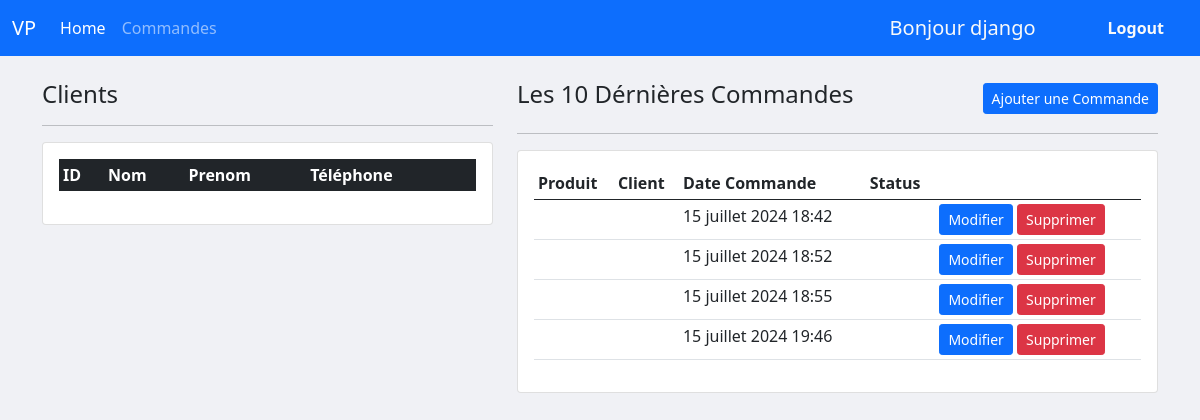
The page /commandes/ (signed in) on the database as committed earlier.
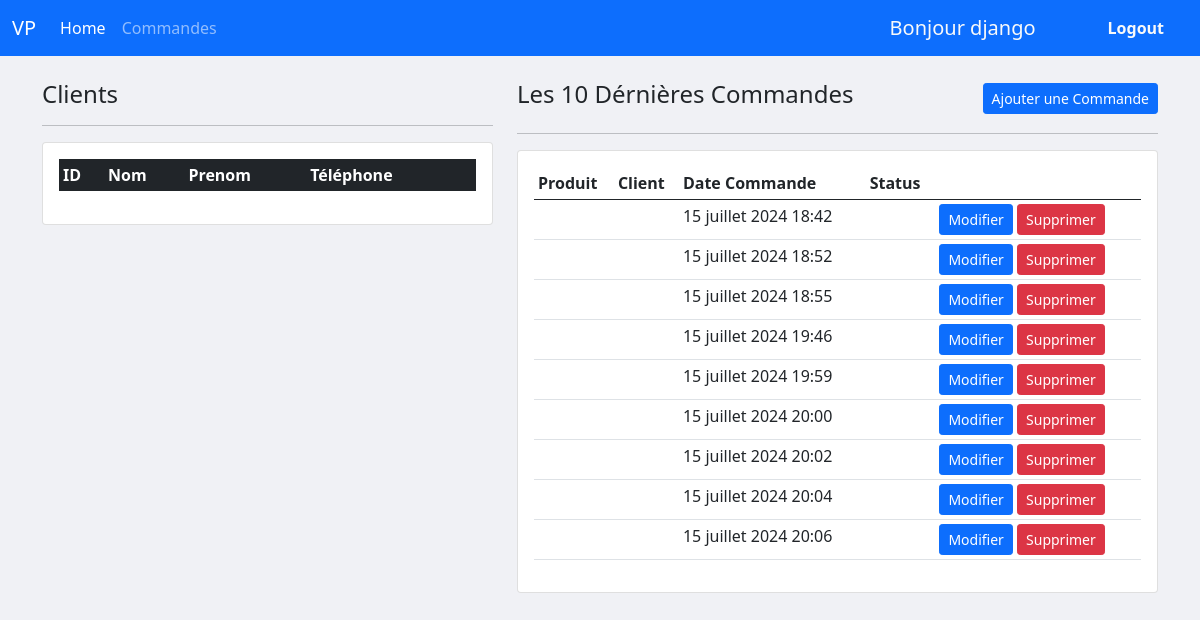
The same page on the database as committed later.
### commandes/models.py (models this page shows, shortened)
class Commande(models.Model):
    STATUS_CHOICES = (
        ('en attente', 'En attente'),
        ('traitement', 'En cours de traitement'),
        ('livré', 'Livré'),
        ('annulée', 'Annulée'),
    )
    user = models.ForeignKey(User, on_delete=models.CASCADE)
    status = models.CharField(
        max_length=100, choices=STATUS_CHOICES, default="en attente")
    date_creation = models.DateTimeField(auto_now_add=True)

### commandes/views.py (the view)
# urls.py: 2. Add a URL to urlpatterns:  path('', Home.as_view(), name='home')
@login_required(login_url='login')
def Home(request):
    commandes = Commande.objects.all()[:10]
    context = {
        'commandes': commandes,
    }
    return render(request, 'commandes/liste_commande.html', context)

### templates/commandes/liste_commande.html (shortened to what this page needs)
{% extends "layout.html" %}
{% block content %}
<div class="row">
    <div class="col-md-5">
        <h4>Clients</h4>
        <hr>
        <div class="card card-body">
            <table class="table table-sm table-hover">
                <thead class="table-dark">
                    <tr>
                        <th>ID</th>
                        <th>Nom</th>
                        <th>Prenom</th>
                        <th>Téléphone</th>
                        <th></th>
                    </tr>
                </thead>
            </table>
        </div>
    </div>
    <div class="col-md-7">
        <div class="d-flex justify-content-between align-items-center">
            <h4>Les 10 Dérnières Commandes</h4>
            <a href="#" class="btn btn-primary btn-sm" data-bs-toggle="offcanvas" data-bs-target="#offcanvasRight"
                aria-controls="offcanvasRight">Ajouter une Commande</a>
        </div>
        <hr>
        <div class="card card-body">
            <table class="table table-sm">
                <thead>
                    <tr>
                        <th>Produit</th>
                        <th>Client</th>
                        <th>Date Commande</th>
                        <th>Status</th>
                        <th></th>
                    </tr>
                </thead>
                <tbody>
                    {% for commande in commandes %}
                    <tr>
                        <th>{{ commande.produit }}</th>
                        <th>{{ commande.client }}</th>
                        <td>{{ commande.date_creation }}</td>
                        <td>{{ commande.statu }}</td>
                        <td>
                            <a href="{% url 'updateCom' commande.pk %}" class="btn btn-primary btn-sm">Modifier</a>
                            <a href="" class="btn btn-danger btn-sm" data-bs-toggle="modal"
                                data-bs-target="#delModal">Supprimer</a>
                        </td>
                    </tr>
                    {% endfor %}
                </tbody>
            </table>
        </div>
    </div>
</div>
{% endblock %}

### templates/layout.html (shortened to what this page needs)
<!DOCTYPE html>
<html lang="en">
<head>
    {% load static %}
    <link rel="stylesheet" href="{% static 'css/bootstrap.min.css' %}">
    <link rel="stylesheet" href="{% static 'css/style.css' %}">
    <link rel="stylesheet" href="{% static 'css/all.min.css' %}">
    <link href="https://cdn.datatables.net/v/dt/dt-1.13.8/datatables.min.css" rel="stylesheet">
</head>
<body>
    {% include "layout/_navbar.html" %}
    <div class="container mb-4">
        {% block content %}{% endblock %}
    </div>
</body>
</html>

### templates/layout/_navbar.html (shortened to what this page needs)
<nav class="navbar navbar-expand-lg navbar-dark bg-primary mb-4 sticky-top">
  <div class="container-fluid">
    <a class="navbar-brand" href="#">VP</a>
    <div class="collapse navbar-collapse" id="navbarNav">
      <ul class="navbar-nav">
        <li class="nav-item">
          <a class="nav-link active" aria-current="page" href="{% url 'produits:home' %}">Home</a>
        </li>
        <li class="nav-item">
          <a class="nav-link" href="{% url 'commande' %}">Commandes</a>
        </li>
      </ul>
    </div>
    {% if user.is_authenticated %}
    <form class="d-flex align-items-center text-light">
      <h5 class="mb-0 me-5">Bonjour {{ user.username }}</h5>
      <a href="{% url 'logout' %}" class="text-decoration-none text-light mx-4 fw-bold">Logout</a>
    </form>
    {% endif %}
  </div>
</nav>

### static/css/style.css (style rules this page uses)
body { background: #f0f1f5; }

Rows that differ between the two databases and show on the page:
added Commande: date_creation "15 juillet 2024 19:59"
added Commande: date_creation "15 juillet 2024 20:00"
added Commande: date_creation "15 juillet 2024 20:02"
added Commande: date_creation "15 juillet 2024 20:04"
added Commande: date_creation "15 juillet 2024 20:06"
